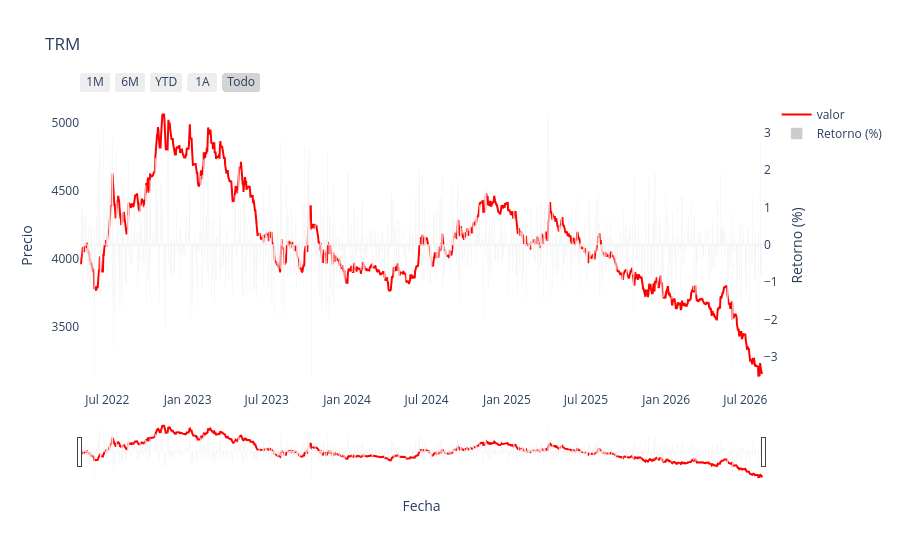

Notebook code cell kept with this figure:
### Code cell
plotly_oneplot_prueba(data = fullTRM, x_col="fecha", y_col="valor", plot_title="TRM", color_in="red")

### Figure 1 — Plotly figure (JSON) as saved in the notebook; plotly's stock layout.template omitted (floating-point values rounded to 4 significant figures; data arrays with more than 128 entries replaced by an {"elided": "..."} marker saying what was removed)
{"data": [{"line": {"color": "red", "dash": "solid"}, "mode": "lines", "name": "valor", "type": "scatter", "x": {"elided": "1564 str values"}, "y": {"elided": "1564 float values"}}, {"marker": {"color": "rgba(128, 128, 128, 0.4)"}, "name": "Retorno (%)", "type": "bar", "x": {"elided": "1564 str values"}, "y": {"elided": "1564 float values"}, "yaxis": "y2"}], "layout": {"hovermode": "x unified", "title": {"text": "TRM"}, "xaxis": {"rangeselector": {"buttons": [{"count": 1, "label": "1M", "step": "month", "stepmode": "backward"}, {"count": 6, "label": "6M", "step": "month", "stepmode": "backward"}, {"count": 1, "label": "YTD", "step": "year", "stepmode": "todate"}, {"count": 1, "label": "1A", "step": "year", "stepmode": "backward"}, {"label": "Todo", "step": "all"}]}, "rangeslider": {"visible": true}, "title": {"text": "Fecha"}, "type": "date"}, "yaxis": {"autorange": true, "fixedrange": false, "showgrid": false, "title": {"text": "Precio"}}, "yaxis2": {"autorange": true, "fixedrange": false, "overlaying": "y", "showgrid": false, "side": "right", "title": {"text": "Retorno (%)"}, "zeroline": true}}}
